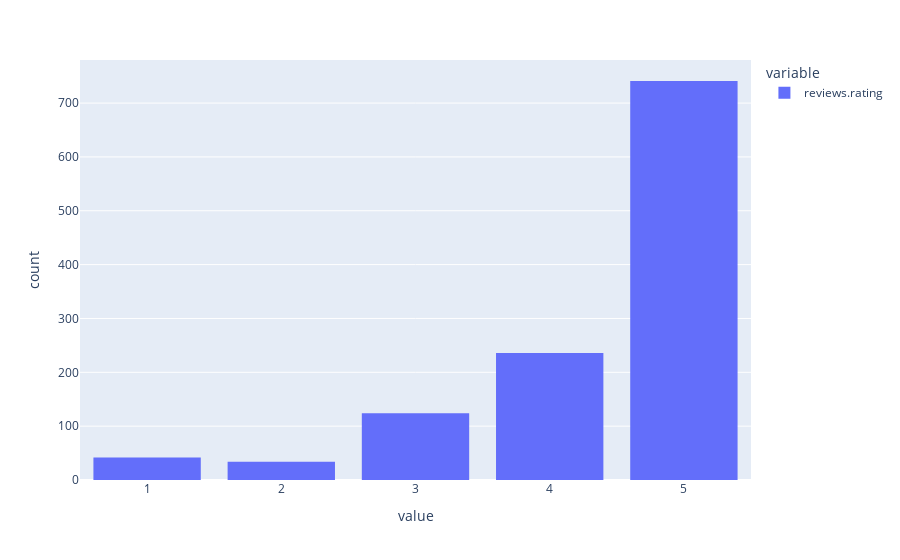

The cell this chart's notebook holds for it:
### Code cell
fig = px.histogram(data['reviews.rating'])
fig.update_layout(bargap=0.2)
fig.show()

### Figure 1 — Plotly figure (JSON) as saved in the notebook; plotly's stock layout.template omitted (floating-point values rounded to 4 significant figures; data arrays with more than 128 entries replaced by an {"elided": "..."} marker saying what was removed)
{"data": [{"alignmentgroup": "True", "bingroup": "x", "hovertemplate": "variable=reviews.rating<br>value=%{x}<br>count=%{y}<extra></extra>", "legendgroup": "reviews.rating", "marker": {"color": "#636efa", "pattern": {"shape": ""}}, "name": "reviews.rating", "offsetgroup": "reviews.rating", "orientation": "v", "showlegend": true, "type": "histogram", "x": {"elided": "1597 int values"}, "xaxis": "x", "yaxis": "y"}], "layout": {"bargap": 0.2, "barmode": "relative", "legend": {"title": {"text": "variable"}, "tracegroupgap": 0}, "margin": {"t": 60}, "xaxis": {"anchor": "y", "domain": [0, 1], "title": {"text": "value"}}, "yaxis": {"anchor": "x", "domain": [0, 1], "title": {"text": "count"}}}}
